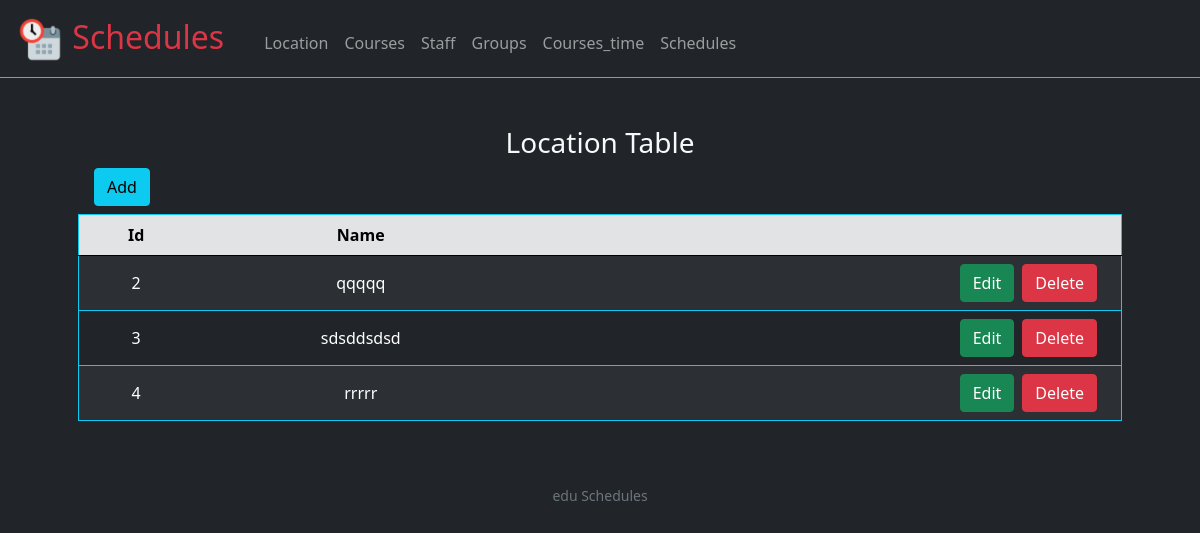
/location, run on an earlier commit of the app's database.
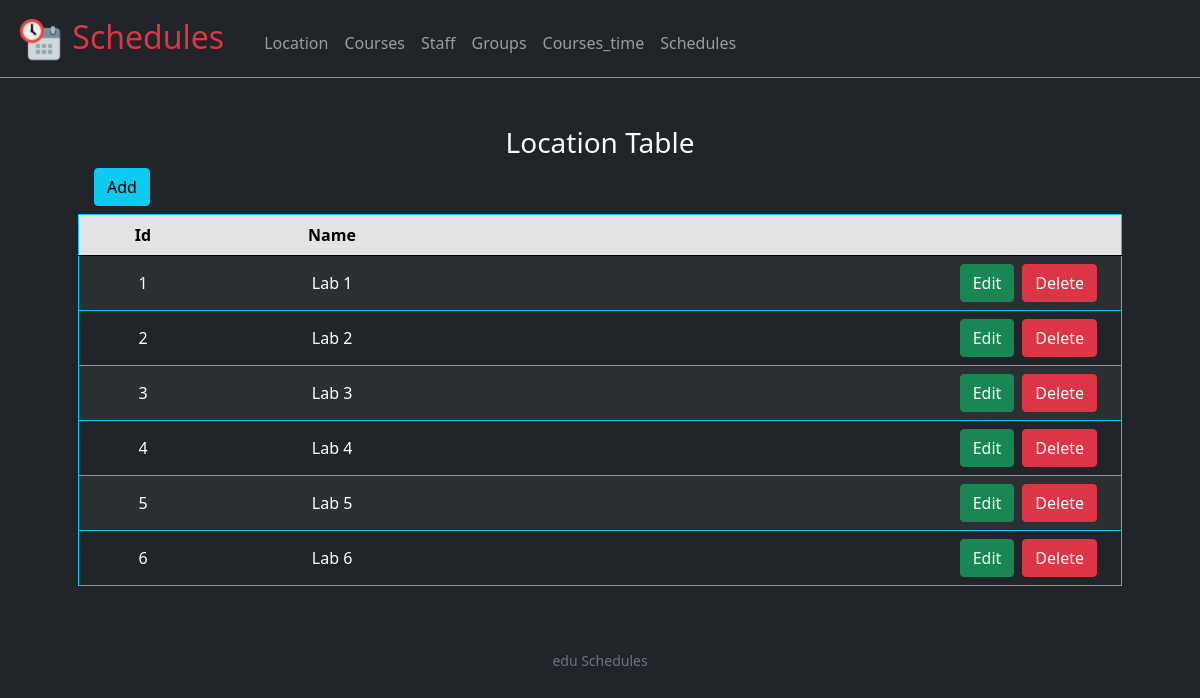
And on a later commit of the database.
### tables this page shows
CREATE TABLE location(
    id integer,
    name text unique,
    primary key (id)
);

### application.py (the view)
@app.route("/location", methods=["POST", "GET"])
def location():
    data = view_table("select * from location")
    if type(data) == str:
        return data
    if request.method == "GET":
        return render_template("location.html", keys=data[0], data=data[1])
    else:
        return render_template('functionals/data_view.html', keys=data[0], data=data[1],
                view_title="location Table", link_edit="/edit_location", link_view="/location", table="location")

### application.py (called while the page is built)
@app.after_request
def after_request(response):
    response.headers["Cache-Control"] = "no-cache, no-store, must-revalidate"
    response.headers["Expires"] = 0
    response.headers["Pragma"] = "no-cache"
    return response

### helpers.py (called while the page is built)
def sql(query, values=(), return_data=False):
    if return_data == True:
        data = None
        with sqlite3.connect(db_name) as db:
            cur = db.cursor()
            cur.execute("pragma foreign_keys = on")
            cur.execute(query, values)
            keys = [d[0] for d in cur.description]
            data = [keys, cur.fetchall()]
        return data
    else:
        with sqlite3.connect(db_name) as db:
            cur = db.cursor()
            cur.execute(query, values)

def view_table(query):
    data = None
    try:
        data = sql(query, (), True)
    except:
        return "Error: SQLite3 Error view()"
    return data

### templates/location.html (shortened to what this page needs)
{% extends "layout.html" %}
{% block main %}
    {% with view_title="location Table", link_edit="/edit_location", link_view="/location", table="location"  %}
      {% include "functionals/data_view.html" %}
    {% endwith %}
{% endblock %}

### templates/functionals/data_view.html
{% block view %}
<div class="text-center" id="view">
    <div class="text-capitalize" >
        <h3>{{ view_title }}</h3>
    </div>
    <div class="d-grid gap-2 d-md-flex justify-content-md-start ms-3">
        <button  type="button" class="btn btn-info mb-2" data-bs-toggle="modal" data-bs-target="#add">
            Add
        </button>
    </div>
    <table class="table table-hover table-striped table-dark border rounded border-info align-middle">
        <thead class="text-capitalize table-secondary ">
            <tr>
                {% for key in keys %}
                    <th scope="col">{{ key }}</th>
                {% endfor %}
                <th scope="col"></th>
            </tr>
        </thead>
        <tbody>
            {% for row in data %}
                <tr>
                    {% for element in row %}
                        <td>{{ element }}</td>
                    {% endfor %}
                    <td>
                        <div class="d-grid gap-2 d-md-flex justify-content-md justify-content-md-end pe-3">
                            <button class="btn btn-success mr-3" onclick="show_delete_edit(2, '{{ row[0] }}','{{ link_edit }}', '{{ link_view }}', '{{ table }}')" >Edit</button>
                            <button class="btn btn-danger" onclick="show_delete_edit(1, '{{ row[0] }}', '/delete_data', '{{ link_view }}', '{{ table }}', '{{ row[1] }}')" >Delete</button>
                        </div>
                    </td>
                </tr>
            {% endfor %}
        </tbody>
    </table>
</div>
{% endblock %}

What changed in the data, as far as the page shows it:
added location: row "1", name "Lab 1"
changed location: name "qqqqq" → "Lab 2"
changed location: name "sdsddsdsd" → "Lab 3"
changed location: name "rrrrr" → "Lab 4"
added location: row "5", name "Lab 5"
added location: row "6", name "Lab 6"
